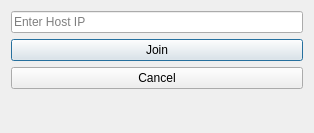
<?xml version="1.0" encoding="UTF-8"?>
<ui version="4.0">
 <class>onlineJoin</class>
 <widget class="QDialog" name="onlineJoin">
  <property name="geometry">
   <rect>
    <x>0</x>
    <y>0</y>
    <width>314</width>
    <height>133</height>
   </rect>
  </property>
  <property name="windowTitle">
   <string>Dialog</string>
  </property>
  <layout class="QHBoxLayout" name="horizontalLayout">
   <item>
    <layout class="QVBoxLayout" name="verticalLayout">
     <item>
      <widget class="QLineEdit" name="lineEdit_HostIp">
       <property name="placeholderText">
        <string>Enter Host IP</string>
       </property>
      </widget>
     </item>
     <item>
      <widget class="QPushButton" name="pushButton_tryJoin">
       <property name="text">
        <string>Join</string>
       </property>
      </widget>
     </item>
     <item>
      <widget class="QPushButton" name="pushButton_Cancel">
       <property name="text">
        <string>Cancel</string>
       </property>
      </widget>
     </item>
     <item>
      <spacer name="verticalSpacer">
       <property name="orientation">
        <enum>Qt::Orientation::Vertical</enum>
       </property>
       <property name="sizeHint" stdset="0">
        <size>
         <width>20</width>
         <height>40</height>
        </size>
       </property>
      </spacer>
     </item>
    </layout>
   </item>
  </layout>
 </widget>
 <resources/>
 <connections/>
</ui>
